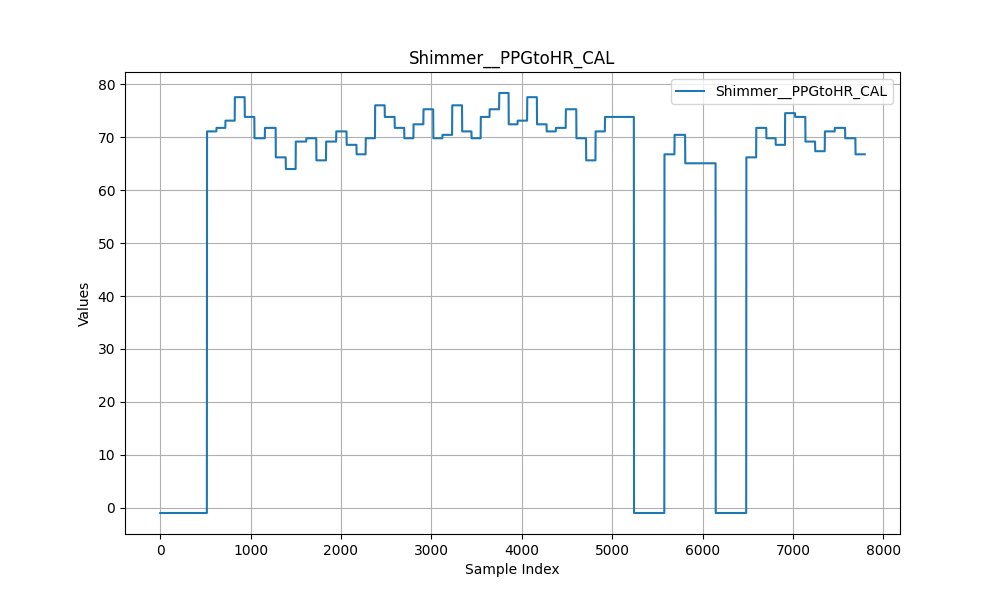

Recreate this plot in Python.
import os
import pandas as pd
import matplotlib.pyplot as plt

# Define the folder path where your CSV files are located
folder_path = r"C:\Users\anechyporenko\Desktop\Measurments\Huzze\ppg_hr\stress"


# Get a list of CSV files in the folder
csv_files = [file for file in os.listdir(folder_path) if file.endswith(".csv")]

# Iterate through each CSV file and list all column names
for csv_file in csv_files:
    # Construct the full path to the CSV file
    csv_path = os.path.join(folder_path, csv_file)

    # Load the CSV file into a DataFrame
    df = pd.read_csv(csv_path, delimiter='\t', skiprows=[0, 2])

    # Print the list of column names
    print(f"Column names in {csv_file}:")
    for column_name in df.columns:
        print(column_name)
# Print the values in the "Shimmer__PPGtoHR_CAL" column
print("Values in 'Shimmer__PPGtoHR_CAL' column:")
print(df["Shimmer__PPGtoHR_CAL"])


# Assuming you have loaded your CSV into a DataFrame named df
# Extract the values from the "Shimmer__PPGtoHR_CAL" column
ibi_data = df["Shimmer__PPGtoHR_CAL"]

# Create a range of x-values (assuming a simple linear progression)
x_values = range(len(ibi_data))

# Plot the data
plt.figure(figsize=(10, 6))  # Adjust the figure size as needed
plt.plot(x_values, ibi_data, label="Shimmer__PPGtoHR_CAL")
plt.xlabel("Sample Index")
plt.ylabel("Values")
plt.title("Shimmer__PPGtoHR_CAL")
plt.legend()
plt.grid(True)

# Show the plot
plt.show()
